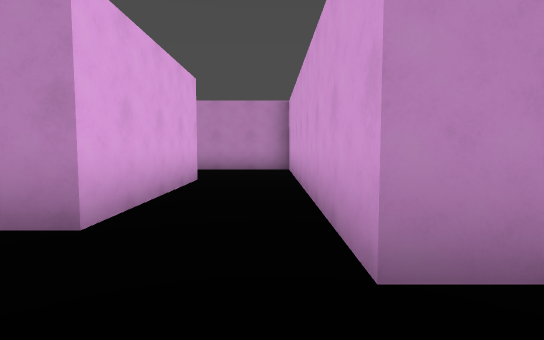
[1] (above)

24 first-person views from a walk through a Godot game level. The camera is 1.3 m above the floor, tilts 4° down and sees 80° across. The floor is counted in squares, 2 m on a side. Each view is taken from the middle of a square. On the plan, view 1 faces up. The plan holds only what a view shows up to about 10 squares ahead; the rest is blank. The place goes on beyond the plan. Characters and animated objects are left out.

[2]
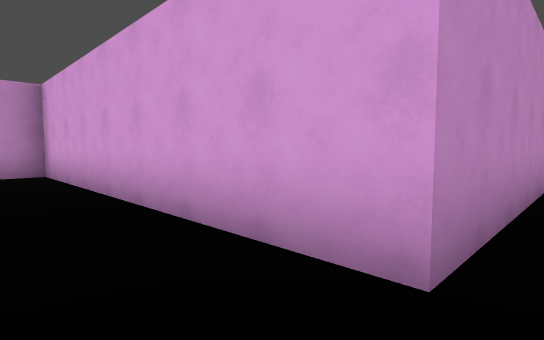

[3]
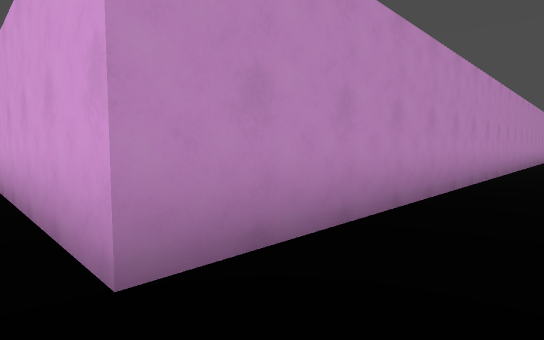

[4]
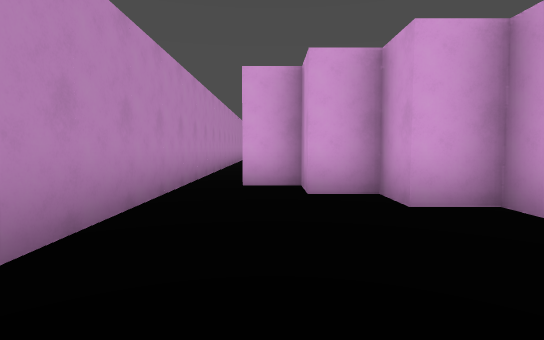

[5]
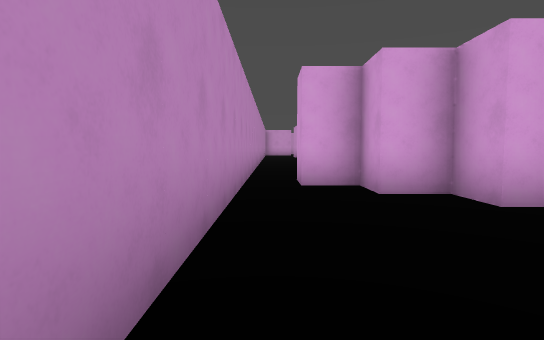

[6]
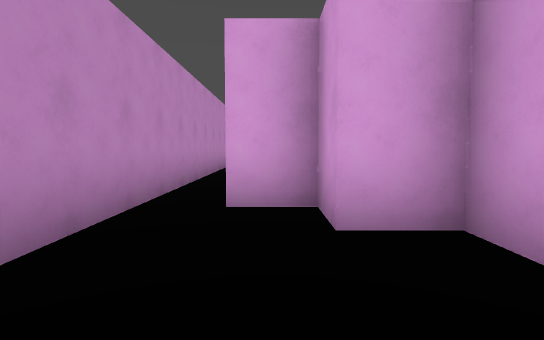

[7]
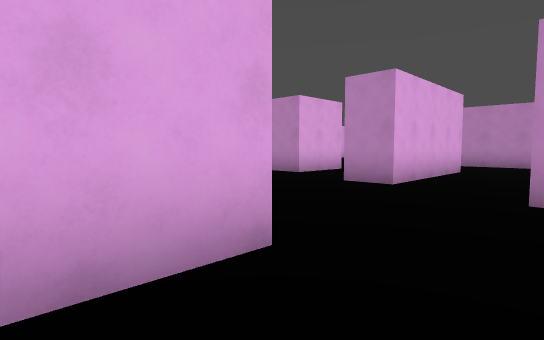

[8]
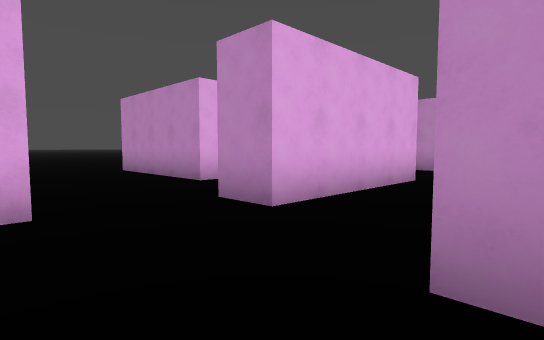

[9]
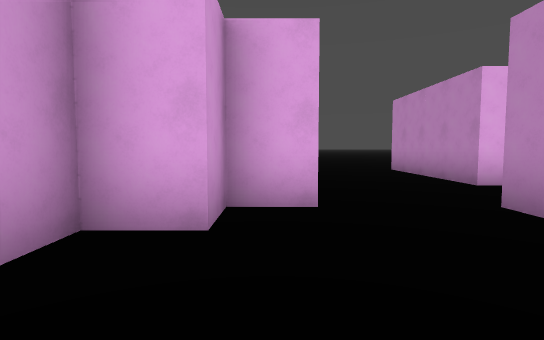

[10]
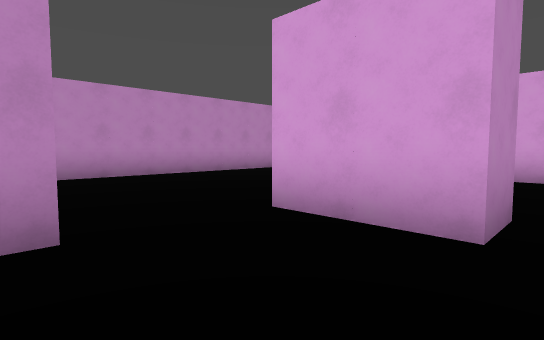

[11]
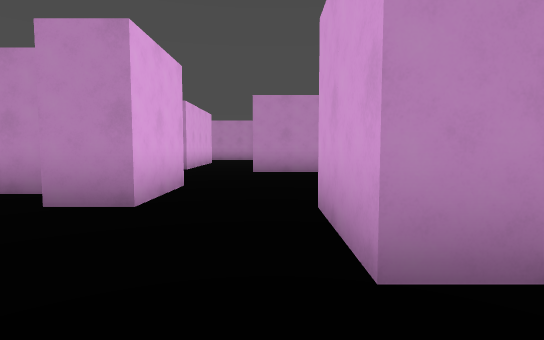

[12]
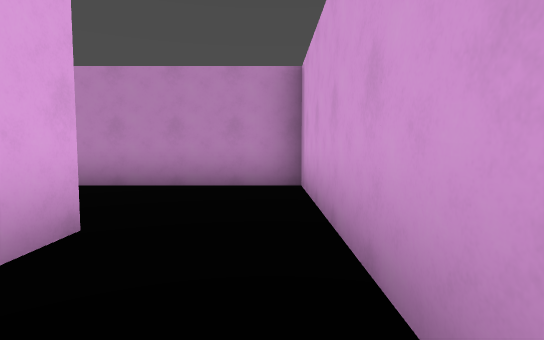

[13]
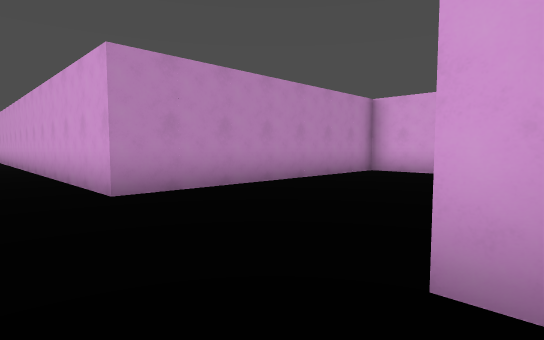

[14]
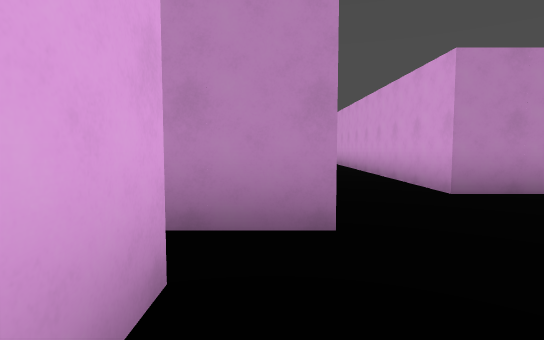

[15]
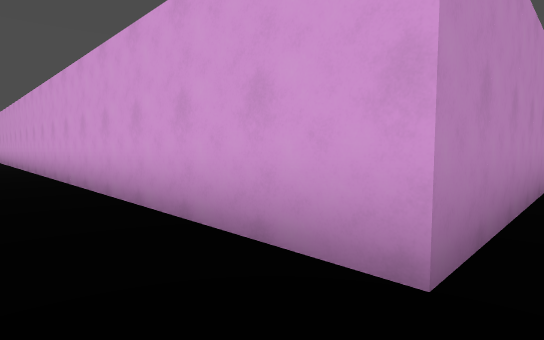

[16]
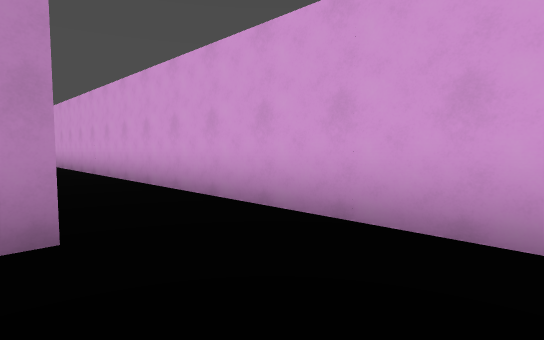

[17]
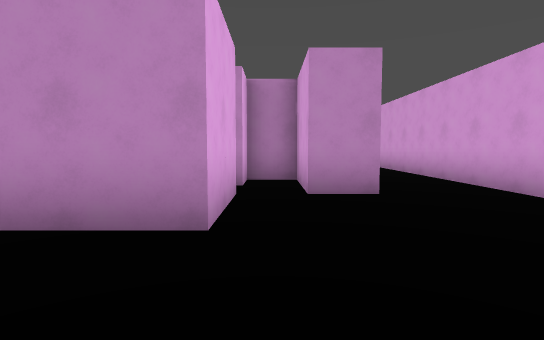

[18]
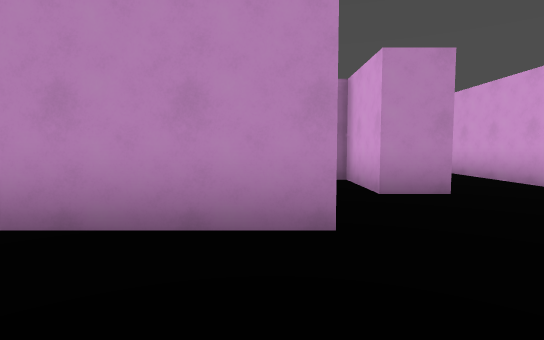

[19]
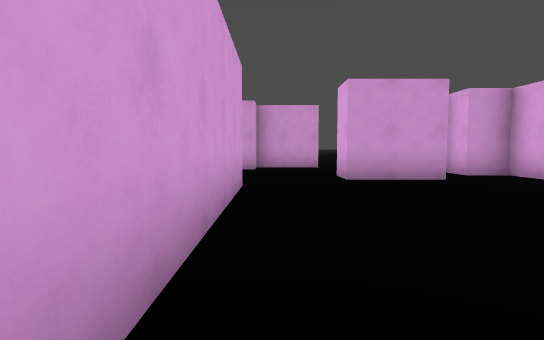

[20]
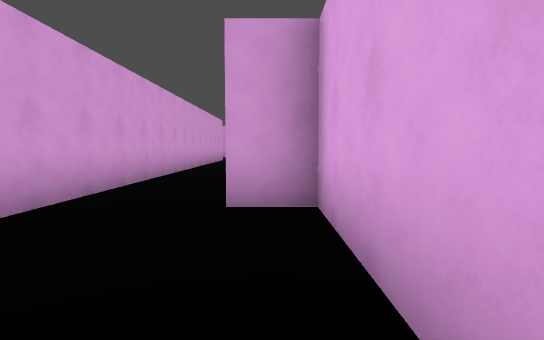

[21]
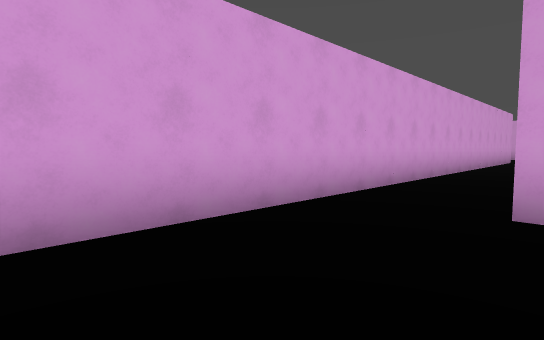

[22]
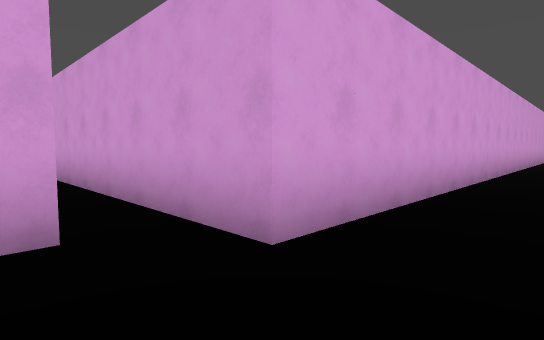

[23]
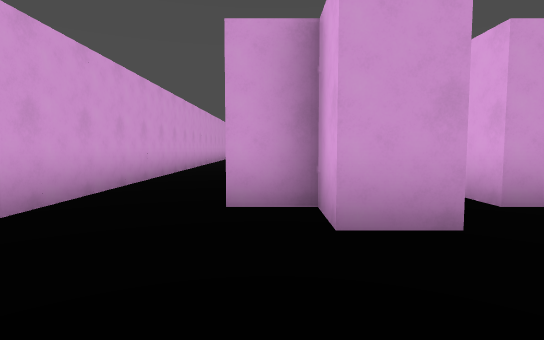

[24]
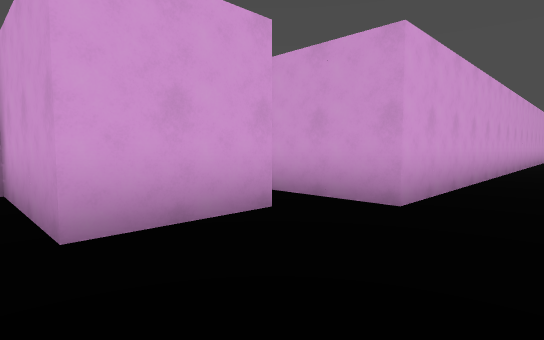

### Floor plan
Points are (right, up) in squares from view 1. A wall is a line through its corners. A room is listed if a view was taken in it or the views show most of it. See-through windows are left out.
Room 1 (views 1, 2, 3, 4, 5, 6, 7, 8, 9, 12)
walls: (-0.5, -1.5) (-0.5, -2.5); (3.9, -2.5) (4.5, -2.5) (4.5, -1.5) (5.5, -1.5) (5.5, -0.5) (6.5, -0.5) (6.5, 0.5) (7.5, 0.5); (7.5, 1.5) (0.5, 1.5) (0.5, 6.5); (-1.5, 6.6) (-1.5, 2.5)
ways out: opening at (-0.7, -0.8) to room 2
Room 2 (views 10, 11, 15, 16, 17, 18, 19, 20, 21, 22, 23, 24)
walls: (-10.6, 8.5) (-8.5, 8.5); (-12.5, 8.5) (-12.5, 7.5) (-11.5, 7.5); (-6.5, 9.5) (-6.5, 29.5) (-4.5, 29.5); (-4.5, 5.5) (-4.5, 3.5) (-8.5, 3.5); (-10.5, 16.5) (-10.5, 14.5) (-13.1, 14.5); (-8.4, 16.5) (-9.5, 16.5) (-9.5, 18.5) (-10.5, 18.5) (-10.5, 17.5); (-1.5, 2.5) (-2.5, 2.5); (-2.5, 0.6) (-2.5, -0.5) (-1.5, -0.5) (-1.5, -1.5) (-0.8, -1.5); (-2.1, -2.5) (-2.9, -2.5); (-0.5, -2.5) (-0.5, -3.5) (-1.5, -3.5); (-9.5, 25.5) (-9.5, 22.5) (-8.5, 22.5); (2.6, -5.5) (1.5, -5.5) (1.5, -3.5); (-12, 28.5) (-11.5, 28.5) (-11.5, 27.8); (-10.6, 29.5) (-9.5, 29.5) (-9.5, 28.5) (-8.5, 28.5); (-5.5, 30.4) (-5.5, 32.5) (-2.5, 32.5); (6.5, -5.4) (6.5, -4.9)
ways out: opening at (-0.7, -0.8) to room 1; opening at (-7.5, 9.5) to room 3
Room 3 (views 13, 14)
walls: (-6.5, 5) (-6.5, 5.5); (-8.5, 8.5) (-8.5, 7.5) (-9.9, 7.5); (-9.5, 6.5) (-9.5, 5.5); (0.5, 6.5) (0.5, 9.5) (-6.5, 9.5); (-11.5, 7.5) (-11.5, 6.6)
ways out: opening at (-7.5, 9.5) to room 2

Where each view was taken, in squares from view 1:
view 1: 0 up, 0 right, facing up
view 2: 1 up, 1 left, facing up-right
view 3: 0 up, 0 right, facing up-right
view 4: 0 up, 1 right, facing right
view 5: 1 up, 1 right, facing right
view 6: 0 up, 3 right, facing right
view 7: 3 down, 1 right, facing up-left
view 8: 0 up, 1 right, facing up-left
view 9: 0 up, 1 right, facing left
view 10: 6 down, 1 left, facing up-right
view 11: 7 down, 1 right, facing up
view 12: 4 up, 0 right, facing up
view 13: 5 up, 8 left, facing up-right
view 14: 5 up, 9 left, facing up
view 15: 9 up, 8 left, facing up-right
view 16: 14 up, 9 left, facing up-right
view 17: 12 up, 10 left, facing up
view 18: 12 up, 11 left, facing up
view 19: 15 up, 7 left, facing down
view 20: 26 up, 9 left, facing down
view 21: 26 up, 9 left, facing down-right
view 22: 31 up, 8 left, facing down-right
view 23: 32 up, 9 left, facing down
view 24: 33 up, 8 left, facing down-right
